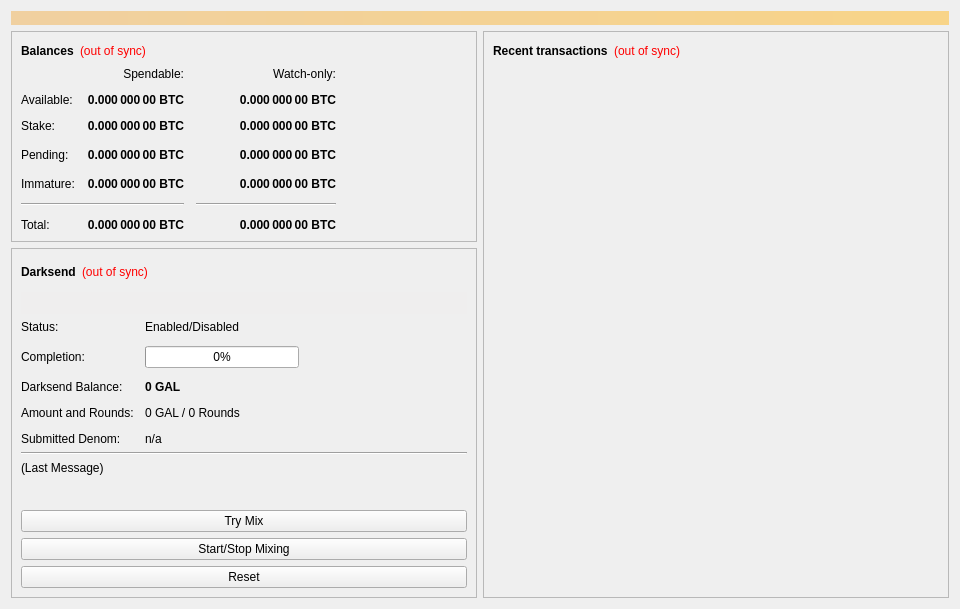
<?xml version="1.0" encoding="UTF-8"?>
<ui version="4.0">
 <class>OverviewPage</class>
 <widget class="QWidget" name="OverviewPage">
  <property name="geometry">
   <rect>
    <x>0</x>
    <y>0</y>
    <width>960</width>
    <height>594</height>
   </rect>
  </property>
  <property name="minimumSize">
   <size>
    <width>960</width>
    <height>0</height>
   </size>
  </property>
  <property name="windowTitle">
   <string>Form</string>
  </property>
  <layout class="QVBoxLayout" name="topLayout">
   <item>
    <widget class="QLabel" name="labelAlerts">
     <property name="visible">
      <bool>false</bool>
     </property>
     <property name="styleSheet">
      <string notr="true">background-color: qlineargradient(x1: 0, y1: 0, x2: 1, y2: 0, stop:0 #F0D0A0, stop:1 #F8D488); color:#000000;</string>
     </property>
     <property name="wordWrap">
      <bool>true</bool>
     </property>
     <property name="margin">
      <number>3</number>
     </property>
    </widget>
   </item>
   <item>
    <layout class="QHBoxLayout" name="horizontalLayout" stretch="1,1">
     <item>
      <layout class="QVBoxLayout" name="verticalLayout_2">
       <item>
        <widget class="QFrame" name="frame">
         <property name="frameShape">
          <enum>QFrame::StyledPanel</enum>
         </property>
         <property name="frameShadow">
          <enum>QFrame::Raised</enum>
         </property>
         <layout class="QVBoxLayout" name="verticalLayout_4">
          <item>
           <layout class="QHBoxLayout" name="horizontalLayout_4">
            <item>
             <widget class="QLabel" name="label_5">
              <property name="font">
               <font>
                <weight>75</weight>
                <bold>true</bold>
               </font>
              </property>
              <property name="text">
               <string>Balances</string>
              </property>
             </widget>
            </item>
            <item>
             <widget class="QLabel" name="labelWalletStatus">
              <property name="cursor">
               <cursorShape>WhatsThisCursor</cursorShape>
              </property>
              <property name="toolTip">
               <string>The displayed information may be out of date. Your wallet automatically synchronizes with the Galore network after a connection is established, but this process has not completed yet.</string>
              </property>
              <property name="styleSheet">
               <string notr="true">QLabel { color: red; }</string>
              </property>
              <property name="text">
               <string notr="true">(out of sync)</string>
              </property>
              <property name="alignment">
               <set>Qt::AlignLeading|Qt::AlignLeft|Qt::AlignVCenter</set>
              </property>
             </widget>
            </item>
            <item>
             <spacer name="horizontalSpacer_3">
              <property name="orientation">
               <enum>Qt::Horizontal</enum>
              </property>
              <property name="sizeHint" stdset="0">
               <size>
                <width>40</width>
                <height>20</height>
               </size>
              </property>
             </spacer>
            </item>
           </layout>
          </item>
          <item>
           <layout class="QGridLayout" name="gridLayout">
            <property name="spacing">
             <number>12</number>
            </property>
            <item row="3" column="2">
             <widget class="QLabel" name="labelWatchPending">
              <property name="font">
               <font>
                <weight>75</weight>
                <bold>true</bold>
               </font>
              </property>
              <property name="cursor">
               <cursorShape>IBeamCursor</cursorShape>
              </property>
              <property name="toolTip">
               <string>Unconfirmed transactions to watch-only addresses</string>
              </property>
              <property name="text">
               <string notr="true">0.000 000 00 BTC</string>
              </property>
              <property name="alignment">
               <set>Qt::AlignRight|Qt::AlignTrailing|Qt::AlignVCenter</set>
              </property>
              <property name="textInteractionFlags">
               <set>Qt::LinksAccessibleByMouse|Qt::TextSelectableByKeyboard|Qt::TextSelectableByMouse</set>
              </property>
             </widget>
            </item>
            <item row="3" column="1">
             <widget class="QLabel" name="labelUnconfirmed">
              <property name="font">
               <font>
                <weight>75</weight>
                <bold>true</bold>
               </font>
              </property>
              <property name="cursor">
               <cursorShape>IBeamCursor</cursorShape>
              </property>
              <property name="toolTip">
               <string>Total of transactions that have yet to be confirmed, and do not yet count toward the spendable balance</string>
              </property>
              <property name="text">
               <string notr="true">0.000 000 00 BTC</string>
              </property>
              <property name="alignment">
               <set>Qt::AlignRight|Qt::AlignTrailing|Qt::AlignVCenter</set>
              </property>
              <property name="textInteractionFlags">
               <set>Qt::LinksAccessibleByMouse|Qt::TextSelectableByKeyboard|Qt::TextSelectableByMouse</set>
              </property>
             </widget>
            </item>
            <item row="4" column="2">
             <widget class="QLabel" name="labelWatchImmature">
              <property name="font">
               <font>
                <weight>75</weight>
                <bold>true</bold>
               </font>
              </property>
              <property name="cursor">
               <cursorShape>IBeamCursor</cursorShape>
              </property>
              <property name="toolTip">
               <string>Mined balance in watch-only addresses that has not yet matured</string>
              </property>
              <property name="text">
               <string notr="true">0.000 000 00 BTC</string>
              </property>
              <property name="alignment">
               <set>Qt::AlignRight|Qt::AlignTrailing|Qt::AlignVCenter</set>
              </property>
              <property name="textInteractionFlags">
               <set>Qt::LinksAccessibleByMouse|Qt::TextSelectableByKeyboard|Qt::TextSelectableByMouse</set>
              </property>
             </widget>
            </item>
            <item row="5" column="0" colspan="2">
             <widget class="Line" name="lineSpendableBalance">
              <property name="orientation">
               <enum>Qt::Horizontal</enum>
              </property>
             </widget>
            </item>
            <item row="5" column="2">
             <widget class="Line" name="lineWatchBalance">
              <property name="sizePolicy">
               <sizepolicy hsizetype="Preferred" vsizetype="Fixed">
                <horstretch>0</horstretch>
                <verstretch>0</verstretch>
               </sizepolicy>
              </property>
              <property name="minimumSize">
               <size>
                <width>140</width>
                <height>0</height>
               </size>
              </property>
              <property name="orientation">
               <enum>Qt::Horizontal</enum>
              </property>
             </widget>
            </item>
            <item row="6" column="0">
             <widget class="QLabel" name="labelTotalText">
              <property name="text">
               <string>Total:</string>
              </property>
             </widget>
            </item>
            <item row="4" column="1">
             <widget class="QLabel" name="labelImmature">
              <property name="font">
               <font>
                <weight>75</weight>
                <bold>true</bold>
               </font>
              </property>
              <property name="cursor">
               <cursorShape>IBeamCursor</cursorShape>
              </property>
              <property name="toolTip">
               <string>Mined balance that has not yet matured</string>
              </property>
              <property name="text">
               <string notr="true">0.000 000 00 BTC</string>
              </property>
              <property name="alignment">
               <set>Qt::AlignRight|Qt::AlignTrailing|Qt::AlignVCenter</set>
              </property>
              <property name="textInteractionFlags">
               <set>Qt::LinksAccessibleByMouse|Qt::TextSelectableByKeyboard|Qt::TextSelectableByMouse</set>
              </property>
             </widget>
            </item>
            <item row="3" column="3">
             <spacer name="horizontalSpacer_2">
              <property name="orientation">
               <enum>Qt::Horizontal</enum>
              </property>
              <property name="sizeHint" stdset="0">
               <size>
                <width>40</width>
                <height>20</height>
               </size>
              </property>
             </spacer>
            </item>
            <item row="4" column="0">
             <widget class="QLabel" name="labelImmatureText">
              <property name="text">
               <string>Immature:</string>
              </property>
             </widget>
            </item>
            <item row="6" column="1">
             <widget class="QLabel" name="labelTotal">
              <property name="font">
               <font>
                <weight>75</weight>
                <bold>true</bold>
               </font>
              </property>
              <property name="cursor">
               <cursorShape>IBeamCursor</cursorShape>
              </property>
              <property name="toolTip">
               <string>Your current total balance</string>
              </property>
              <property name="text">
               <string notr="true">0.000 000 00 BTC</string>
              </property>
              <property name="alignment">
               <set>Qt::AlignRight|Qt::AlignTrailing|Qt::AlignVCenter</set>
              </property>
              <property name="textInteractionFlags">
               <set>Qt::LinksAccessibleByMouse|Qt::TextSelectableByKeyboard|Qt::TextSelectableByMouse</set>
              </property>
             </widget>
            </item>
            <item row="6" column="2">
             <widget class="QLabel" name="labelWatchTotal">
              <property name="font">
               <font>
                <weight>75</weight>
                <bold>true</bold>
               </font>
              </property>
              <property name="cursor">
               <cursorShape>IBeamCursor</cursorShape>
              </property>
              <property name="toolTip">
               <string>Current total balance in watch-only addresses</string>
              </property>
              <property name="text">
               <string notr="true">0.000 000 00 BTC</string>
              </property>
              <property name="alignment">
               <set>Qt::AlignRight|Qt::AlignTrailing|Qt::AlignVCenter</set>
              </property>
              <property name="textInteractionFlags">
               <set>Qt::LinksAccessibleByMouse|Qt::TextSelectableByKeyboard|Qt::TextSelectableByMouse</set>
              </property>
             </widget>
            </item>
            <item row="0" column="2">
             <widget class="QLabel" name="labelWatchonly">
              <property name="text">
               <string>Watch-only:</string>
              </property>
              <property name="alignment">
               <set>Qt::AlignRight|Qt::AlignTrailing|Qt::AlignVCenter</set>
              </property>
             </widget>
            </item>
            <item row="1" column="0">
             <widget class="QLabel" name="labelBalanceText">
              <property name="text">
               <string>Available:</string>
              </property>
             </widget>
            </item>
            <item row="1" column="1">
             <widget class="QLabel" name="labelBalance">
              <property name="font">
               <font>
                <weight>75</weight>
                <bold>true</bold>
               </font>
              </property>
              <property name="cursor">
               <cursorShape>IBeamCursor</cursorShape>
              </property>
              <property name="toolTip">
               <string>Your current spendable balance</string>
              </property>
              <property name="text">
               <string notr="true">0.000 000 00 BTC</string>
              </property>
              <property name="alignment">
               <set>Qt::AlignRight|Qt::AlignTrailing|Qt::AlignVCenter</set>
              </property>
              <property name="textInteractionFlags">
               <set>Qt::LinksAccessibleByMouse|Qt::TextSelectableByKeyboard|Qt::TextSelectableByMouse</set>
              </property>
             </widget>
            </item>
            <item row="2" column="0">
             <widget class="QLabel" name="label_10">
              <property name="text">
               <string>Stake:</string>
              </property>
             </widget>
            </item>
            <item row="2" column="1">
             <widget class="QLabel" name="labelStake">
              <property name="font">
               <font>
                <weight>75</weight>
                <bold>true</bold>
               </font>
              </property>
              <property name="cursor">
               <cursorShape>IBeamCursor</cursorShape>
              </property>
              <property name="toolTip">
               <string>Total of coins that was staked, and do not yet count toward the current balance</string>
              </property>
              <property name="text">
               <string notr="true">0.000 000 00 BTC</string>
              </property>
              <property name="alignment">
               <set>Qt::AlignRight|Qt::AlignTrailing|Qt::AlignVCenter</set>
              </property>
              <property name="textInteractionFlags">
               <set>Qt::LinksAccessibleByMouse|Qt::TextSelectableByKeyboard|Qt::TextSelectableByMouse</set>
              </property>
             </widget>
            </item>
            <item row="2" column="2">
             <widget class="QLabel" name="labelWatchStake">
              <property name="font">
               <font>
                <weight>75</weight>
                <bold>true</bold>
               </font>
              </property>
              <property name="cursor">
               <cursorShape>IBeamCursor</cursorShape>
              </property>
              <property name="toolTip">
               <string>Total of coins that was staked in watch-only addresses, and do not yet count toward the current watch-only balance</string>
              </property>
              <property name="text">
               <string notr="true">0.000 000 00 BTC</string>
              </property>
              <property name="alignment">
               <set>Qt::AlignRight|Qt::AlignTrailing|Qt::AlignVCenter</set>
              </property>
              <property name="textInteractionFlags">
               <set>Qt::LinksAccessibleByMouse|Qt::TextSelectableByKeyboard|Qt::TextSelectableByMouse</set>
              </property>
             </widget>
            </item>
            <item row="1" column="2">
             <widget class="QLabel" name="labelWatchAvailable">
              <property name="font">
               <font>
                <weight>75</weight>
                <bold>true</bold>
               </font>
              </property>
              <property name="cursor">
               <cursorShape>IBeamCursor</cursorShape>
              </property>
              <property name="toolTip">
               <string>Your current balance in watch-only addresses</string>
              </property>
              <property name="text">
               <string notr="true">0.000 000 00 BTC</string>
              </property>
              <property name="alignment">
               <set>Qt::AlignRight|Qt::AlignTrailing|Qt::AlignVCenter</set>
              </property>
              <property name="textInteractionFlags">
               <set>Qt::LinksAccessibleByMouse|Qt::TextSelectableByKeyboard|Qt::TextSelectableByMouse</set>
              </property>
             </widget>
            </item>
            <item row="3" column="0">
             <widget class="QLabel" name="labelPendingText">
              <property name="text">
               <string>Pending:</string>
              </property>
             </widget>
            </item>
            <item row="0" column="1">
             <widget class="QLabel" name="labelSpendable">
              <property name="text">
               <string>Spendable:</string>
              </property>
              <property name="alignment">
               <set>Qt::AlignRight|Qt::AlignTrailing|Qt::AlignVCenter</set>
              </property>
             </widget>
            </item>
           </layout>
          </item>
         </layout>
        </widget>
       </item>
       <item>
        <widget class="QFrame" name="frameDarksend">
         <property name="sizePolicy">
          <sizepolicy hsizetype="Expanding" vsizetype="Expanding">
           <horstretch>0</horstretch>
           <verstretch>0</verstretch>
          </sizepolicy>
         </property>
         <property name="minimumSize">
          <size>
           <width>0</width>
           <height>350</height>
          </size>
         </property>
         <property name="layoutDirection">
          <enum>Qt::LeftToRight</enum>
         </property>
         <property name="frameShape">
          <enum>QFrame::StyledPanel</enum>
         </property>
         <property name="frameShadow">
          <enum>QFrame::Raised</enum>
         </property>
         <layout class="QVBoxLayout" name="verticalLayout_5">
          <item>
           <layout class="QHBoxLayout" name="horizontalLayout_5">
            <item>
             <widget class="QLabel" name="label_2">
              <property name="font">
               <font>
                <weight>75</weight>
                <bold>true</bold>
               </font>
              </property>
              <property name="text">
               <string>Darksend</string>
              </property>
             </widget>
            </item>
            <item>
             <widget class="QLabel" name="labelDarksendSyncStatus">
              <property name="toolTip">
               <string>The displayed information may be out of date. Your wallet automatically synchronizes with the Galore network after a connection is established, but this process has not completed yet.</string>
              </property>
              <property name="styleSheet">
               <string notr="true">QLabel { color: red; }</string>
              </property>
              <property name="text">
               <string notr="true">(out of sync)</string>
              </property>
              <property name="alignment">
               <set>Qt::AlignLeading|Qt::AlignLeft|Qt::AlignVCenter</set>
              </property>
             </widget>
            </item>
            <item>
             <spacer name="horizontalSpacer_4">
              <property name="orientation">
               <enum>Qt::Horizontal</enum>
              </property>
              <property name="sizeHint" stdset="0">
               <size>
                <width>40</width>
                <height>20</height>
               </size>
              </property>
             </spacer>
            </item>
           </layout>
          </item>
          <item>
           <widget class="QPushButton" name="runAutoDenom">
            <property name="palette">
             <palette>
              <active>
               <colorrole role="WindowText">
                <brush brushstyle="SolidPattern">
                 <color alpha="255">
                  <red>0</red>
                  <green>0</green>
                  <blue>0</blue>
                 </color>
                </brush>
               </colorrole>
               <colorrole role="Button">
                <brush brushstyle="SolidPattern">
                 <color alpha="255">
                  <red>239</red>
                  <green>238</green>
                  <blue>238</blue>
                 </color>
                </brush>
               </colorrole>
               <colorrole role="Light">
                <brush brushstyle="SolidPattern">
                 <color alpha="255">
                  <red>255</red>
                  <green>255</green>
                  <blue>255</blue>
                 </color>
                </brush>
               </colorrole>
               <colorrole role="Midlight">
                <brush brushstyle="SolidPattern">
                 <color alpha="255">
                  <red>247</red>
                  <green>246</green>
                  <blue>246</blue>
                 </color>
                </brush>
               </colorrole>
               <colorrole role="Dark">
                <brush brushstyle="SolidPattern">
                 <color alpha="255">
                  <red>119</red>
                  <green>119</green>
                  <blue>119</blue>
                 </color>
                </brush>
               </colorrole>
               <colorrole role="Mid">
                <brush brushstyle="SolidPattern">
                 <color alpha="255">
                  <red>159</red>
                  <green>159</green>
                  <blue>159</blue>
                 </color>
                </brush>
               </colorrole>
               <colorrole role="Text">
                <brush brushstyle="SolidPattern">
                 <color alpha="255">
                  <red>0</red>
                  <green>0</green>
                  <blue>0</blue>
                 </color>
                </brush>
               </colorrole>
               <colorrole role="BrightText">
                <brush brushstyle="SolidPattern">
                 <color alpha="255">
                  <red>255</red>
                  <green>255</green>
                  <blue>255</blue>
                 </color>
                </brush>
               </colorrole>
               <colorrole role="ButtonText">
                <brush brushstyle="SolidPattern">
                 <color alpha="255">
                  <red>0</red>
                  <green>0</green>
                  <blue>0</blue>
                 </color>
                </brush>
               </colorrole>
               <colorrole role="Base">
                <brush brushstyle="SolidPattern">
                 <color alpha="255">
                  <red>255</red>
                  <green>255</green>
                  <blue>255</blue>
                 </color>
                </brush>
               </colorrole>
               <colorrole role="Window">
                <brush brushstyle="SolidPattern">
                 <color alpha="255">
                  <red>239</red>
                  <green>238</green>
                  <blue>238</blue>
                 </color>
                </brush>
               </colorrole>
               <colorrole role="Shadow">
                <brush brushstyle="SolidPattern">
                 <color alpha="255">
                  <red>0</red>
                  <green>0</green>
                  <blue>0</blue>
                 </color>
                </brush>
               </colorrole>
               <colorrole role="AlternateBase">
                <brush brushstyle="SolidPattern">
                 <color alpha="255">
                  <red>247</red>
                  <green>246</green>
                  <blue>246</blue>
                 </color>
                </brush>
               </colorrole>
               <colorrole role="ToolTipBase">
                <brush brushstyle="SolidPattern">
                 <color alpha="255">
                  <red>255</red>
                  <green>255</green>
                  <blue>220</blue>
                 </color>
                </brush>
               </colorrole>
               <colorrole role="ToolTipText">
                <brush brushstyle="SolidPattern">
                 <color alpha="255">
                  <red>0</red>
                  <green>0</green>
                  <blue>0</blue>
                 </color>
                </brush>
               </colorrole>
              </active>
              <inactive>
               <colorrole role="WindowText">
                <brush brushstyle="SolidPattern">
                 <color alpha="255">
                  <red>0</red>
                  <green>0</green>
                  <blue>0</blue>
                 </color>
                </brush>
               </colorrole>
               <colorrole role="Button">
                <brush brushstyle="SolidPattern">
                 <color alpha="255">
                  <red>239</red>
                  <green>238</green>
                  <blue>238</blue>
                 </color>
                </brush>
               </colorrole>
               <colorrole role="Light">
                <brush brushstyle="SolidPattern">
                 <color alpha="255">
                  <red>255</red>
                  <green>255</green>
                  <blue>255</blue>
                 </color>
                </brush>
               </colorrole>
               <colorrole role="Midlight">
                <brush brushstyle="SolidPattern">
                 <color alpha="255">
                  <red>247</red>
                  <green>246</green>
                  <blue>246</blue>
                 </color>
                </brush>
               </colorrole>
               <colorrole role="Dark">
                <brush brushstyle="SolidPattern">
                 <color alpha="255">
                  <red>119</red>
                  <green>119</green>
                  <blue>119</blue>
                 </color>
                </brush>
               </colorrole>
               <colorrole role="Mid">
                <brush brushstyle="SolidPattern">
                 <color alpha="255">
                  <red>159</red>
                  <green>159</green>
                  <blue>159</blue>
                 </color>
                </brush>
               </colorrole>
               <colorrole role="Text">
                <brush brushstyle="SolidPattern">
                 <color alpha="255">
                  <red>0</red>
                  <green>0</green>
                  <blue>0</blue>
                 </color>
                </brush>
               </colorrole>
               <colorrole role="BrightText">
                <brush brushstyle="SolidPattern">
                 <color alpha="255">
                  <red>255</red>
                  <green>255</green>
                  <blue>255</blue>
                 </color>
                </brush>
               </colorrole>
               <colorrole role="ButtonText">
                <brush brushstyle="SolidPattern">
                 <color alpha="255">
                  <red>0</red>
                  <green>0</green>
                  <blue>0</blue>
                 </color>
                </brush>
               </colorrole>
               <colorrole role="Base">
                <brush brushstyle="SolidPattern">
                 <color alpha="255">
                  <red>255</red>
                  <green>255</green>
                  <blue>255</blue>
                 </color>
                </brush>
               </colorrole>
               <colorrole role="Window">
                <brush brushstyle="SolidPattern">
                 <color alpha="255">
                  <red>239</red>
                  <green>238</green>
                  <blue>238</blue>
                 </color>
                </brush>
               </colorrole>
               <colorrole role="Shadow">
                <brush brushstyle="SolidPattern">
                 <color alpha="255">
                  <red>0</red>
                  <green>0</green>
                  <blue>0</blue>
                 </color>
                </brush>
               </colorrole>
               <colorrole role="AlternateBase">
                <brush brushstyle="SolidPattern">
                 <color alpha="255">
                  <red>247</red>
                  <green>246</green>
                  <blue>246</blue>
                 </color>
                </brush>
               </colorrole>
               <colorrole role="ToolTipBase">
                <brush brushstyle="SolidPattern">
                 <color alpha="255">
                  <red>255</red>
                  <green>255</green>
                  <blue>220</blue>
                 </color>
                </brush>
               </colorrole>
               <colorrole role="ToolTipText">
                <brush brushstyle="SolidPattern">
                 <color alpha="255">
                  <red>0</red>
                  <green>0</green>
                  <blue>0</blue>
                 </color>
                </brush>
               </colorrole>
              </inactive>
              <disabled>
               <colorrole role="WindowText">
                <brush brushstyle="SolidPattern">
                 <color alpha="255">
                  <red>119</red>
                  <green>119</green>
                  <blue>119</blue>
                 </color>
                </brush>
               </colorrole>
               <colorrole role="Button">
                <brush brushstyle="SolidPattern">
                 <color alpha="255">
                  <red>239</red>
                  <green>238</green>
                  <blue>238</blue>
                 </color>
                </brush>
               </colorrole>
               <colorrole role="Light">
                <brush brushstyle="SolidPattern">
                 <color alpha="255">
                  <red>255</red>
                  <green>255</green>
                  <blue>255</blue>
                 </color>
                </brush>
               </colorrole>
               <colorrole role="Midlight">
                <brush brushstyle="SolidPattern">
                 <color alpha="255">
                  <red>247</red>
                  <green>246</green>
                  <blue>246</blue>
                 </color>
                </brush>
               </colorrole>
               <colorrole role="Dark">
                <brush brushstyle="SolidPattern">
                 <color alpha="255">
                  <red>119</red>
                  <green>119</green>
                  <blue>119</blue>
                 </color>
                </brush>
               </colorrole>
               <colorrole role="Mid">
                <brush brushstyle="SolidPattern">
                 <color alpha="255">
                  <red>159</red>
                  <green>159</green>
                  <blue>159</blue>
                 </color>
                </brush>
               </colorrole>
               <colorrole role="Text">
                <brush brushstyle="SolidPattern">
                 <color alpha="255">
                  <red>119</red>
                  <green>119</green>
                  <blue>119</blue>
                 </color>
                </brush>
               </colorrole>
               <colorrole role="BrightText">
                <brush brushstyle="SolidPattern">
                 <color alpha="255">
                  <red>255</red>
                  <green>255</green>
                  <blue>255</blue>
                 </color>
                </brush>
               </colorrole>
               <colorrole role="ButtonText">
                <brush brushstyle="SolidPattern">
                 <color alpha="255">
                  <red>119</red>
                  <green>119</green>
                  <blue>119</blue>
                 </color>
                </brush>
               </colorrole>
               <colorrole role="Base">
                <brush brushstyle="SolidPattern">
                 <color alpha="255">
                  <red>239</red>
                  <green>238</green>
                  <blue>238</blue>
                 </color>
                </brush>
               </colorrole>
               <colorrole role="Window">
                <brush brushstyle="SolidPattern">
                 <color alpha="255">
                  <red>239</red>
                  <green>238</green>
                  <blue>238</blue>
                 </color>
                </brush>
               </colorrole>
               <colorrole role="Shadow">
                <brush brushstyle="SolidPattern">
                 <color alpha="255">
                  <red>0</red>
                  <green>0</green>
                  <blue>0</blue>
                 </color>
                </brush>
               </colorrole>
               <colorrole role="AlternateBase">
                <brush brushstyle="SolidPattern">
                 <color alpha="255">
                  <red>239</red>
                  <green>238</green>
                  <blue>238</blue>
                 </color>
                </brush>
               </colorrole>
               <colorrole role="ToolTipBase">
                <brush brushstyle="SolidPattern">
                 <color alpha="255">
                  <red>255</red>
                  <green>255</green>
                  <blue>220</blue>
                 </color>
                </brush>
               </colorrole>
               <colorrole role="ToolTipText">
                <brush brushstyle="SolidPattern">
                 <color alpha="255">
                  <red>0</red>
                  <green>0</green>
                  <blue>0</blue>
                 </color>
                </brush>
               </colorrole>
              </disabled>
             </palette>
            </property>
            <property name="focusPolicy">
             <enum>Qt::NoFocus</enum>
            </property>
            <property name="autoFillBackground">
             <bool>true</bool>
            </property>
            <property name="text">
             <string/>
            </property>
            <property name="flat">
             <bool>true</bool>
            </property>
           </widget>
          </item>
          <item>
           <layout class="QFormLayout" name="formLayout">
            <property name="fieldGrowthPolicy">
             <enum>QFormLayout::AllNonFixedFieldsGrow</enum>
            </property>
            <property name="horizontalSpacing">
             <number>11</number>
            </property>
            <property name="verticalSpacing">
             <number>12</number>
            </property>
            <item row="0" column="0">
             <widget class="QLabel" name="label_6">
              <property name="text">
               <string>Status:</string>
              </property>
             </widget>
            </item>
            <item row="1" column="0">
             <widget class="QLabel" name="label_7">
              <property name="text">
               <string>Completion:</string>
              </property>
             </widget>
            </item>
            <item row="1" column="1">
             <widget class="QProgressBar" name="darksendProgress">
              <property name="maximumSize">
               <size>
                <width>154</width>
                <height>16777215</height>
               </size>
              </property>
              <property name="value">
               <number>0</number>
              </property>
             </widget>
            </item>
            <item row="3" column="0">
             <widget class="QLabel" name="labelAnonymizedText">
              <property name="text">
               <string>Darksend Balance:</string>
              </property>
             </widget>
            </item>
            <item row="3" column="1">
             <widget class="QLabel" name="labelAnonymized">
              <property name="font">
               <font>
                <weight>75</weight>
                <bold>true</bold>
               </font>
              </property>
              <property name="text">
               <string notr="true">0 GAL</string>
              </property>
             </widget>
            </item>
            <item row="4" column="0">
             <widget class="QLabel" name="label_8">
              <property name="text">
               <string>Amount and Rounds:</string>
              </property>
             </widget>
            </item>
            <item row="4" column="1">
             <widget class="QLabel" name="labelAmountRounds">
              <property name="text">
               <string>0 GAL / 0 Rounds</string>
              </property>
             </widget>
            </item>
            <item row="5" column="0">
             <widget class="QLabel" name="label_9">
              <property name="text">
               <string>Submitted Denom:</string>
              </property>
             </widget>
            </item>
            <item row="5" column="1">
             <widget class="QLabel" name="labelSubmittedDenom">
              <property name="toolTip">
               <string>The denominations you submitted to the Masternode.&lt;br&gt;To mix, other users must submit the exact same denominations.</string>
              </property>
              <property name="text">
               <string>n/a</string>
              </property>
             </widget>
            </item>
            <item row="0" column="1">
             <widget class="QLabel" name="darksendEnabled">
              <property name="text">
               <string>Enabled/Disabled</string>
              </property>
             </widget>
            </item>
           </layout>
          </item>
          <item>
           <widget class="Line" name="lineLastMessage">
            <property name="orientation">
             <enum>Qt::Horizontal</enum>
            </property>
           </widget>
          </item>
          <item>
           <widget class="QLabel" name="darksendStatus">
            <property name="minimumSize">
             <size>
              <width>288</width>
              <height>43</height>
             </size>
            </property>
            <property name="text">
             <string>(Last Message)</string>
            </property>
            <property name="alignment">
             <set>Qt::AlignLeading|Qt::AlignLeft|Qt::AlignTop</set>
            </property>
            <property name="wordWrap">
             <bool>true</bool>
            </property>
           </widget>
          </item>
          <item>
           <widget class="QPushButton" name="darksendAuto">
            <property name="sizePolicy">
             <sizepolicy hsizetype="MinimumExpanding" vsizetype="Fixed">
              <horstretch>0</horstretch>
              <verstretch>0</verstretch>
             </sizepolicy>
            </property>
            <property name="toolTip">
             <string>Try to manually submit a Darksend request.</string>
            </property>
            <property name="text">
             <string>Try Mix</string>
            </property>
           </widget>
          </item>
          <item>
           <widget class="QPushButton" name="toggleDarksend">
            <property name="sizePolicy">
             <sizepolicy hsizetype="MinimumExpanding" vsizetype="Fixed">
              <horstretch>0</horstretch>
              <verstretch>0</verstretch>
             </sizepolicy>
            </property>
            <property name="text">
             <string>Start/Stop Mixing</string>
            </property>
           </widget>
          </item>
          <item>
           <widget class="QPushButton" name="darksendReset">
            <property name="sizePolicy">
             <sizepolicy hsizetype="MinimumExpanding" vsizetype="Fixed">
              <horstretch>0</horstretch>
              <verstretch>0</verstretch>
             </sizepolicy>
            </property>
            <property name="toolTip">
             <string>Reset the current status of Darksend (can interrupt Darksend if it's in the process of Mixing, which can cost you money!)</string>
            </property>
            <property name="autoFillBackground">
             <bool>false</bool>
            </property>
            <property name="text">
             <string>Reset</string>
            </property>
           </widget>
          </item>
         </layout>
        </widget>
       </item>
       <item>
        <spacer name="verticalSpacer">
         <property name="orientation">
          <enum>Qt::Vertical</enum>
         </property>
         <property name="sizeHint" stdset="0">
          <size>
           <width>20</width>
           <height>40</height>
          </size>
         </property>
        </spacer>
       </item>
      </layout>
     </item>
     <item>
      <layout class="QVBoxLayout" name="verticalLayout_3">
       <item>
        <widget class="QFrame" name="frame_2">
         <property name="frameShape">
          <enum>QFrame::StyledPanel</enum>
         </property>
         <property name="frameShadow">
          <enum>QFrame::Raised</enum>
         </property>
         <layout class="QVBoxLayout" name="verticalLayout">
          <item>
           <layout class="QHBoxLayout" name="horizontalLayout_2">
            <item>
             <widget class="QLabel" name="label_4">
              <property name="font">
               <font>
                <weight>75</weight>
                <bold>true</bold>
               </font>
              </property>
              <property name="text">
               <string>Recent transactions</string>
              </property>
             </widget>
            </item>
            <item>
             <widget class="QLabel" name="labelTransactionsStatus">
              <property name="cursor">
               <cursorShape>WhatsThisCursor</cursorShape>
              </property>
              <property name="toolTip">
               <string>The displayed information may be out of date. Your wallet automatically synchronizes with the Galore network after a connection is established, but this process has not completed yet.</string>
              </property>
              <property name="styleSheet">
               <string notr="true">QLabel { color: red; }</string>
              </property>
              <property name="text">
               <string notr="true">(out of sync)</string>
              </property>
              <property name="alignment">
               <set>Qt::AlignRight|Qt::AlignTrailing|Qt::AlignVCenter</set>
              </property>
             </widget>
            </item>
            <item>
             <spacer name="horizontalSpacer">
              <property name="orientation">
               <enum>Qt::Horizontal</enum>
              </property>
              <property name="sizeHint" stdset="0">
               <size>
                <width>40</width>
                <height>20</height>
               </size>
              </property>
             </spacer>
            </item>
           </layout>
          </item>
          <item>
           <widget class="QListView" name="listTransactions">
            <property name="styleSheet">
             <string notr="true">QListView { background: transparent; }</string>
            </property>
            <property name="frameShape">
             <enum>QFrame::NoFrame</enum>
            </property>
            <property name="verticalScrollBarPolicy">
             <enum>Qt::ScrollBarAlwaysOff</enum>
            </property>
            <property name="horizontalScrollBarPolicy">
             <enum>Qt::ScrollBarAlwaysOff</enum>
            </property>
            <property name="selectionMode">
             <enum>QAbstractItemView::NoSelection</enum>
            </property>
           </widget>
          </item>
         </layout>
        </widget>
       </item>
      </layout>
     </item>
    </layout>
   </item>
  </layout>
 </widget>
 <resources/>
 <connections/>
</ui>
